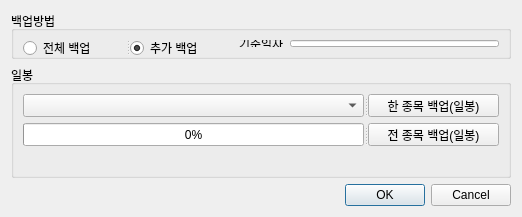
<?xml version="1.0" encoding="UTF-8"?>
<ui version="4.0">
 <class>Dialog</class>
 <widget class="QDialog" name="Dialog">
  <property name="geometry">
   <rect>
    <x>0</x>
    <y>0</y>
    <width>522</width>
    <height>205</height>
   </rect>
  </property>
  <property name="windowTitle">
   <string>일별업종정보 백업</string>
  </property>
  <layout class="QGridLayout" name="gridLayout_4">
   <item row="2" column="0">
    <widget class="QDialogButtonBox" name="buttonBox">
     <property name="orientation">
      <enum>Qt::Horizontal</enum>
     </property>
     <property name="standardButtons">
      <set>QDialogButtonBox::Cancel|QDialogButtonBox::Ok</set>
     </property>
    </widget>
   </item>
   <item row="1" column="0">
    <widget class="QGroupBox" name="groupBox">
     <property name="title">
      <string>일봉</string>
     </property>
     <layout class="QGridLayout" name="gridLayout">
      <item row="0" column="0">
       <widget class="QSplitter" name="splitter_2">
        <property name="orientation">
         <enum>Qt::Horizontal</enum>
        </property>
        <widget class="QComboBox" name="comboBox"/>
        <widget class="QPushButton" name="pushButton">
         <property name="minimumSize">
          <size>
           <width>131</width>
           <height>23</height>
          </size>
         </property>
         <property name="maximumSize">
          <size>
           <width>131</width>
           <height>23</height>
          </size>
         </property>
         <property name="text">
          <string>한 종목 백업(일봉)</string>
         </property>
        </widget>
       </widget>
      </item>
      <item row="1" column="0">
       <widget class="QSplitter" name="splitter_3">
        <property name="orientation">
         <enum>Qt::Horizontal</enum>
        </property>
        <widget class="QProgressBar" name="progressBar">
         <property name="value">
          <number>0</number>
         </property>
        </widget>
        <widget class="QPushButton" name="pushButton_2">
         <property name="minimumSize">
          <size>
           <width>131</width>
           <height>23</height>
          </size>
         </property>
         <property name="maximumSize">
          <size>
           <width>131</width>
           <height>23</height>
          </size>
         </property>
         <property name="text">
          <string>전 종목 백업(일봉)</string>
         </property>
        </widget>
       </widget>
      </item>
      <item row="2" column="0">
       <widget class="QLabel" name="label_codename">
        <property name="text">
         <string/>
        </property>
       </widget>
      </item>
     </layout>
    </widget>
   </item>
   <item row="0" column="0">
    <widget class="QGroupBox" name="groupBox_3">
     <property name="minimumSize">
      <size>
       <width>0</width>
       <height>48</height>
      </size>
     </property>
     <property name="maximumSize">
      <size>
       <width>16777215</width>
       <height>48</height>
      </size>
     </property>
     <property name="title">
      <string>백업방법</string>
     </property>
     <layout class="QGridLayout" name="gridLayout_3">
      <item row="0" column="0">
       <widget class="QSplitter" name="splitter">
        <property name="minimumSize">
         <size>
          <width>150</width>
          <height>16</height>
         </size>
        </property>
        <property name="maximumSize">
         <size>
          <width>16777215</width>
          <height>16777215</height>
         </size>
        </property>
        <property name="orientation">
         <enum>Qt::Horizontal</enum>
        </property>
        <widget class="QRadioButton" name="radioButton_all">
         <property name="text">
          <string>전체 백업</string>
         </property>
        </widget>
        <widget class="QRadioButton" name="radioButton_inc">
         <property name="text">
          <string>추가 백업</string>
         </property>
         <property name="checked">
          <bool>true</bool>
         </property>
        </widget>
       </widget>
      </item>
      <item row="0" column="1">
       <widget class="QLabel" name="label">
        <property name="text">
         <string>기준일자</string>
        </property>
       </widget>
      </item>
      <item row="0" column="2">
       <widget class="QLineEdit" name="lineEdit_date"/>
      </item>
     </layout>
    </widget>
   </item>
  </layout>
 </widget>
 <resources/>
 <connections>
  <connection>
   <sender>buttonBox</sender>
   <signal>accepted()</signal>
   <receiver>Dialog</receiver>
   <slot>accept()</slot>
   <hints>
    <hint type="sourcelabel">
     <x>257</x>
     <y>175</y>
    </hint>
    <hint type="destinationlabel">
     <x>157</x>
     <y>184</y>
    </hint>
   </hints>
  </connection>
  <connection>
   <sender>buttonBox</sender>
   <signal>rejected()</signal>
   <receiver>Dialog</receiver>
   <slot>reject()</slot>
   <hints>
    <hint type="sourcelabel">
     <x>325</x>
     <y>175</y>
    </hint>
    <hint type="destinationlabel">
     <x>286</x>
     <y>184</y>
    </hint>
   </hints>
  </connection>
  <connection>
   <sender>pushButton</sender>
   <signal>clicked()</signal>
   <receiver>Dialog</receiver>
   <slot>Backup_One()</slot>
   <hints>
    <hint type="sourcelabel">
     <x>486</x>
     <y>99</y>
    </hint>
    <hint type="destinationlabel">
     <x>362</x>
     <y>-13</y>
    </hint>
   </hints>
  </connection>
  <connection>
   <sender>pushButton_2</sender>
   <signal>clicked()</signal>
   <receiver>Dialog</receiver>
   <slot>Backup_All()</slot>
   <hints>
    <hint type="sourcelabel">
     <x>532</x>
     <y>121</y>
    </hint>
    <hint type="destinationlabel">
     <x>486</x>
     <y>-18</y>
    </hint>
   </hints>
  </connection>
 </connections>
 <slots>
  <slot>Backup_One()</slot>
  <slot>Backup_All()</slot>
 </slots>
</ui>
